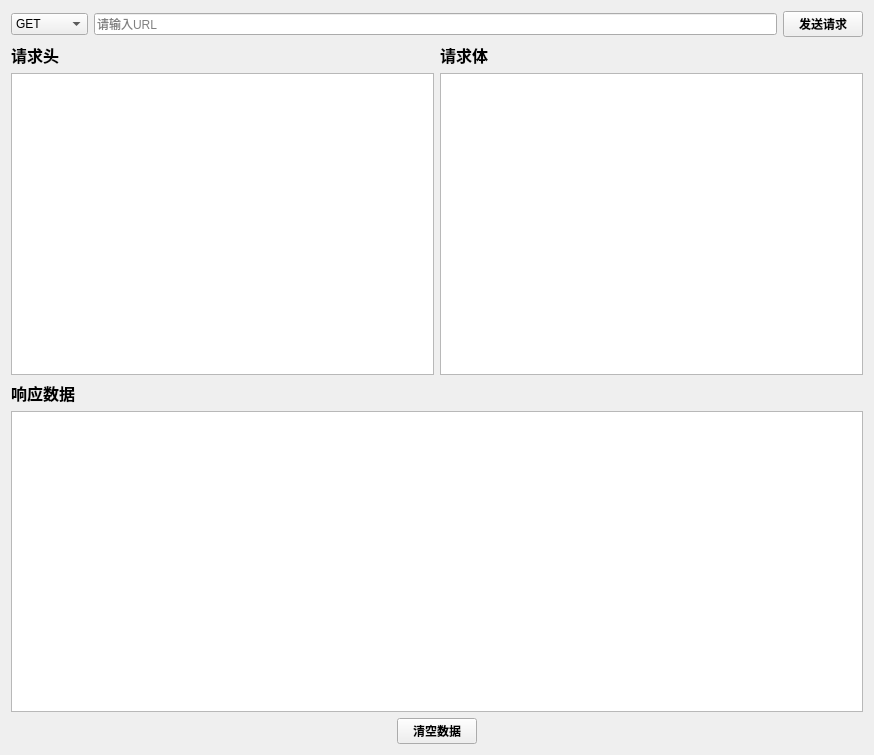
<?xml version="1.0" encoding="UTF-8"?>
<ui version="4.0">
 <class>Form</class>
 <widget class="QWidget" name="Form">
  <property name="geometry">
   <rect>
    <x>0</x>
    <y>0</y>
    <width>874</width>
    <height>755</height>
   </rect>
  </property>
  <property name="windowTitle">
   <string>Form</string>
  </property>
  <layout class="QVBoxLayout" name="verticalLayout_4">
   <item>
    <layout class="QHBoxLayout" name="horizontalLayout">
     <item>
      <widget class="QComboBox" name="comboBox">
       <item>
        <property name="text">
         <string>GET</string>
        </property>
       </item>
       <item>
        <property name="text">
         <string>POST</string>
        </property>
       </item>
       <item>
        <property name="text">
         <string>PUT</string>
        </property>
       </item>
       <item>
        <property name="text">
         <string>DELETE</string>
        </property>
       </item>
      </widget>
     </item>
     <item>
      <widget class="QLineEdit" name="lineEdit">
       <property name="placeholderText">
        <string>请输入URL</string>
       </property>
      </widget>
     </item>
     <item>
      <widget class="QPushButton" name="pushButton">
       <property name="font">
        <font>
         <family>Arial</family>
         <weight>75</weight>
         <bold>true</bold>
        </font>
       </property>
       <property name="text">
        <string>发送请求</string>
       </property>
      </widget>
     </item>
    </layout>
   </item>
   <item>
    <layout class="QHBoxLayout" name="horizontalLayout_2">
     <item>
      <layout class="QVBoxLayout" name="verticalLayout">
       <item>
        <widget class="QLabel" name="label">
         <property name="font">
          <font>
           <family>Arial</family>
           <pointsize>12</pointsize>
           <weight>75</weight>
           <bold>true</bold>
          </font>
         </property>
         <property name="text">
          <string>请求头</string>
         </property>
        </widget>
       </item>
       <item>
        <widget class="QPlainTextEdit" name="plainTextEdit"/>
       </item>
      </layout>
     </item>
     <item>
      <layout class="QVBoxLayout" name="verticalLayout_2">
       <item>
        <widget class="QLabel" name="label_2">
         <property name="font">
          <font>
           <family>Arial</family>
           <pointsize>12</pointsize>
           <weight>75</weight>
           <bold>true</bold>
          </font>
         </property>
         <property name="text">
          <string>请求体</string>
         </property>
        </widget>
       </item>
       <item>
        <widget class="QPlainTextEdit" name="plainTextEdit_2"/>
       </item>
      </layout>
     </item>
    </layout>
   </item>
   <item>
    <layout class="QVBoxLayout" name="verticalLayout_3">
     <item>
      <widget class="QLabel" name="label_3">
       <property name="font">
        <font>
         <family>Arial</family>
         <pointsize>12</pointsize>
         <weight>75</weight>
         <bold>true</bold>
        </font>
       </property>
       <property name="text">
        <string>响应数据</string>
       </property>
      </widget>
     </item>
     <item>
      <widget class="QTextBrowser" name="textBrowser"/>
     </item>
    </layout>
   </item>
   <item>
    <layout class="QHBoxLayout" name="horizontalLayout_3">
     <item>
      <widget class="QPushButton" name="pushButton_2">
       <property name="sizePolicy">
        <sizepolicy hsizetype="Fixed" vsizetype="Fixed">
         <horstretch>0</horstretch>
         <verstretch>0</verstretch>
        </sizepolicy>
       </property>
       <property name="font">
        <font>
         <family>Arial</family>
         <weight>75</weight>
         <bold>true</bold>
        </font>
       </property>
       <property name="text">
        <string>清空数据</string>
       </property>
      </widget>
     </item>
    </layout>
   </item>
  </layout>
 </widget>
 <resources/>
 <connections>
  <connection>
   <sender>pushButton_2</sender>
   <signal>clicked()</signal>
   <receiver>textBrowser</receiver>
   <slot>clear()</slot>
   <hints>
    <hint type="sourcelabel">
     <x>436</x>
     <y>733</y>
    </hint>
    <hint type="destinationlabel">
     <x>436</x>
     <y>560</y>
    </hint>
   </hints>
  </connection>
 </connections>
</ui>
